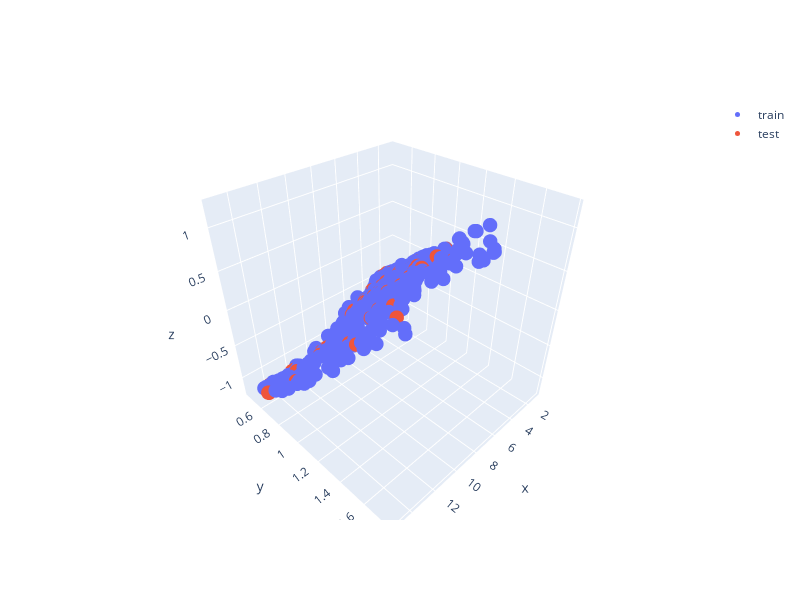
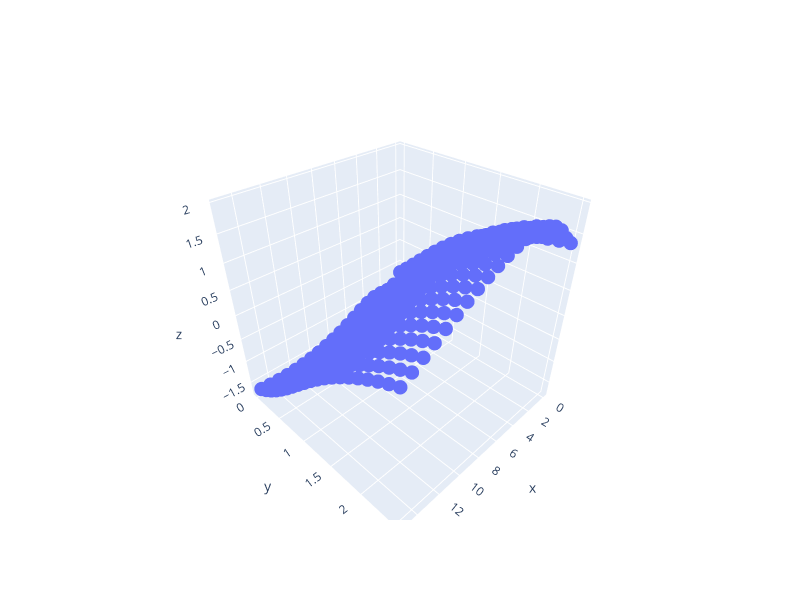

The cell these charts' notebook holds for them, in order:
### Markdown cell above
## Test

### Code cell
import plotly.graph_objects as go


layout = go.Layout(width=800, height=600)
x1_nn_train_pred = model_x1.predict([X_train[:, :2]])
fig3 = go.Figure(data=go.Scatter3d(x=X_train[:, 0], y=X_train[:, 1], z=x1_nn_train_pred[:,0],
                                   mode='markers', marker=dict(size=5), name='train'), layout=layout)

x1_nn_test_pred = model_x1.predict([X_test[:, :2]])
fig3.add_trace(go.Scatter3d(x=X_test[:, 0], y=X_test[:, 1], z=x1_nn_test_pred[:,0],
                            mode='markers', marker=dict(size=5), name='test'))
fig3.show()

layout = go.Layout(width=800, height=600)
X1_mesh, X2_mesh = np.meshgrid(np.linspace(0., 15., 20), np.linspace(0., 2.5, 20))
x1_mesh, x2_mesh = np.ravel(X1_mesh).reshape((-1, 1)), np.ravel(X2_mesh).reshape((-1, 1))
X1_mesh = np.hstack((x1_mesh, x2_mesh))
y_mesh = model_x1.predict([X1_mesh])
fig4 = go.Figure(data=go.Scatter3d(x=x1_mesh.ravel(), y=x2_mesh.ravel(), z=y_mesh.ravel(),
                                   mode='markers', marker=dict(size=5)), layout=layout)
fig4.show()

### Figure 1 — Plotly figure (JSON) as saved in the notebook; plotly's stock layout.template omitted (floating-point values rounded to 4 significant figures; data arrays with more than 128 entries replaced by an {"elided": "..."} marker saying what was removed)
{"data": [{"marker": {"size": 5}, "mode": "markers", "name": "train", "type": "scatter3d", "x": {"elided": "1039 float values"}, "y": {"elided": "1039 float values"}, "z": {"elided": "1039 float values"}}, {"marker": {"size": 5}, "mode": "markers", "name": "test", "type": "scatter3d", "x": [11.19, 1.917, 3.118, 15.14, 6.395, 2.724, 13.85, 3.12, 6.769, 4.86, 10.78, 14.11, 3.118, 7.169, 12.53, 2.93, 4.489, 2.236, 7.45, 7.845, 6.598, 2.964, 11.32, 8.22, 2.342, 6.983, 5.422, 9.218, 6.169, 5.028, 7.437, 7.259, 6.8, 4.351, 6.116, 4.489, 11.72, 15.11, 12.39, 6.729, 9.711, 6.991, 6.627, 5.964, 5.23, 3.173, 9.66, 6.991, 10.52, 4.862, 12.24, 10.53, 6.312, 5.256, 10.71], "y": [0.7365, 0.8057, 0.5578, 0.663, 0.6867, 0.8748, 0.8073, 0.6377, 0.742, 0.8551, 0.7022, 0.499, 0.5578, 1.261, 0.6263, 1.106, 0.8427, 0.5099, 1.015, 1.163, 0.8742, 0.6666, 1.061, 1.4, 0.6958, 1.19, 1.022, 1.106, 1.145, 0.6278, 1.193, 0.6388, 0.6147, 0.8299, 0.6654, 0.8427, 1.168, 0.6478, 0.544, 1.329, 1.089, 0.6281, 1.168, 0.8049, 0.658, 0.8912, 1.268, 0.6281, 0.7471, 0.7563, 0.5542, 0.7227, 0.7749, 0.7534, 1.392], "z": [-0.7362, -0.04182, -0.3624, -0.9931, -0.4114, 0.0766, -0.7755, -0.2559, -0.3465, 0.002536, -0.7633, -1.191, -0.3624, 0.5898, -0.9825, 0.4243, 0.0007843, -0.4217, 0.1099, 0.3514, -0.08597, -0.2145, -0.2004, 0.7203, -0.1802, 0.4787, 0.2706, 0.1028, 0.4546, -0.3858, 0.4457, -0.5749, -0.5732, -0.01379, -0.4224, 0.0007843, -0.06723, -1.012, -1.094, 0.7421, 0.01885, -0.5683, 0.4658, -0.1629, -0.355, 0.1068, 0.3366, -0.5683, -0.6683, -0.1645, -1.074, -0.7101, -0.2463, -0.1982, 0.3993]}], "layout": {"height": 600, "width": 800}}

### Figure 2 — Plotly figure (JSON) as saved in the notebook; plotly's stock layout.template omitted (floating-point values rounded to 4 significant figures; data arrays with more than 128 entries replaced by an {"elided": "..."} marker saying what was removed)
{"data": [{"marker": {"size": 5}, "mode": "markers", "type": "scatter3d", "x": {"elided": "400 float values"}, "y": {"elided": "400 float values"}, "z": {"elided": "400 float values"}}], "layout": {"height": 600, "width": 800}}
